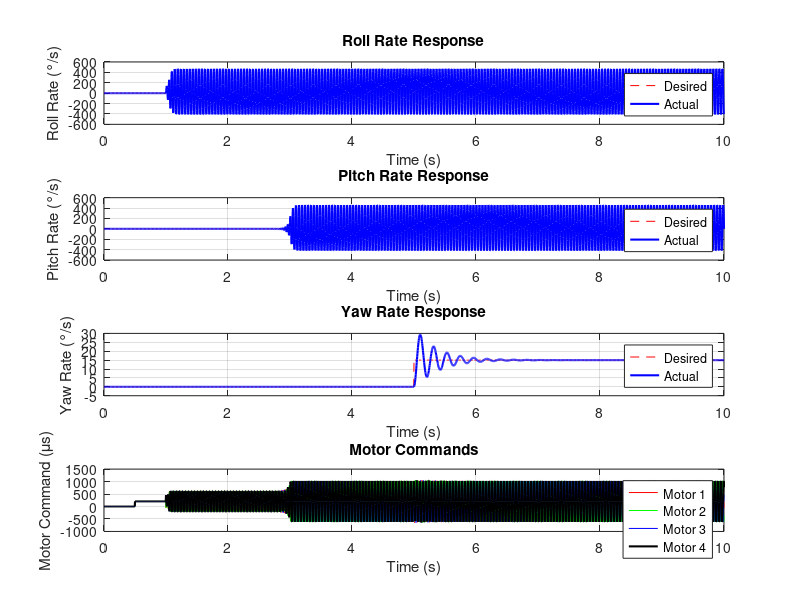
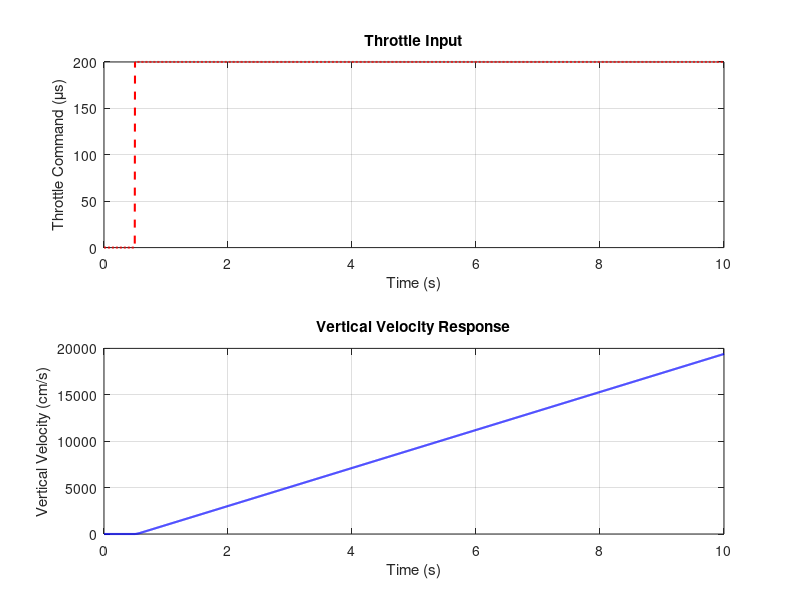

MATLAB code to generate these figures, in order:
%% Drone Linear Flight Simulation
% This simulation models the drone dynamics based on the Carbon Aeronautics Quadcopter Manual
% It implements a linear model that can be used to tune a 3D simulation in Simulink

% This was the starting simulation that I put all of the math into. It does not do much, but it is a good starting point for the rest of the simulations.
% It is a linear model that can be used to tune a 3D simulation in Simulink.
% I split the simulation into two parts: the first part is the linear model, and the second part is the PID controller.

%% Parameters and Constants
% Simulation time parameters
Ts = 0.004;                % Sample time (250 Hz control loop as per p.96)
sim_time = 10;             % Simulation time in seconds
t = 0:Ts:sim_time;         % Time vector
N = length(t);             % Number of samples

% Drone physical parameters
mass = 0.250;              % Drone mass in kg (p.201)
motor_distance_x = 0.08;   % Distance from center to motor in x direction in m (p.201)
motor_distance_y = 0.05;   % Distance from center to motor in y direction in m (p.201)
motor_mass = 0.008;        % Mass of each motor in kg (p.203)
esc_mass = 0.007;          % Mass of each ESC in kg (p.203)

% Moment of inertia calculations - based on p.203
Ix = 4 * motor_mass * motor_distance_x^2 + 4 * esc_mass * (motor_distance_x/2)^2;
Iy = 4 * motor_mass * motor_distance_y^2 + 4 * esc_mass * (motor_distance_y/2)^2;
Iz = 4 * motor_mass * (motor_distance_x^2 + motor_distance_y^2) + ...
     4 * esc_mass * ((motor_distance_x/2)^2 + (motor_distance_y/2)^2);

% Motor and thrust parameters
thrust_coeff = 160;        % Thrust coefficient (g per throttle) from p.191
kV_rating = 5000;          % Motor kV rating (p.195)
motor_tau = 0.03;          % Motor time constant in seconds (p.196)

% PID controller parameters for rate mode - from p.94
P_RateRoll = 0.6; I_RateRoll = 3.5; D_RateRoll = 0.03;
P_RatePitch = 0.6; I_RatePitch = 3.5; D_RatePitch = 0.03;
P_RateYaw = 2; I_RateYaw = 12; D_RateYaw = 0;

% Sensor parameters
sensor_cutoff = 2 * pi * 10; % 10 Hz low-pass filter cutoff frequency (p.198)

% System dynamics transfer functions - based on p.203-209
% Roll and pitch dynamics: 115/s
% Yaw dynamics: 4.8/s
% Vertical velocity dynamics: 2.5/s
roll_dynamics_num = 115;
roll_dynamics_den = [1 0];
pitch_dynamics_num = 115;
pitch_dynamics_den = [1 0];
yaw_dynamics_num = 4.8;
yaw_dynamics_den = [1 0];
vertical_dynamics_num = 2.5;
vertical_dynamics_den = [1 0];

% Motor dynamics transfer function: 1/(0.03s + 1)
motor_dynamics_num = 1;
motor_dynamics_den = [motor_tau 1];

% Sensor dynamics transfer function: (2*pi*10)/(s + 2*pi*10)
sensor_dynamics_num = sensor_cutoff;
sensor_dynamics_den = [1 sensor_cutoff];

%% Input Signals
% Initialize input signals (commands)
input_roll = zeros(N, 1);
input_pitch = zeros(N, 1);
input_yaw = zeros(N, 1);
input_throttle = zeros(N, 1);

% Create test input signals
% Step input for roll at t=1s
roll_step_idx = round(1/Ts) + 1;
input_roll(roll_step_idx:end) = 30;  % 30 degrees/s desired roll rate

% Step input for pitch at t=3s
pitch_step_idx = round(3/Ts) + 1;
input_pitch(pitch_step_idx:end) = 20;  % 20 degrees/s desired pitch rate

% Step input for yaw at t=5s
yaw_step_idx = round(5/Ts) + 1;
input_yaw(yaw_step_idx:end) = 15;  % 15 degrees/s desired yaw rate

% Step input for throttle at t=0.5s
throttle_step_idx = round(0.5/Ts) + 1;
input_throttle(throttle_step_idx:end) = 200;  % Throttle command in μs

%% Create System Models
% Create transfer functions
roll_dynamics_tf = tf(roll_dynamics_num, roll_dynamics_den);
pitch_dynamics_tf = tf(pitch_dynamics_num, pitch_dynamics_den);
yaw_dynamics_tf = tf(yaw_dynamics_num, yaw_dynamics_den);
vertical_dynamics_tf = tf(vertical_dynamics_num, vertical_dynamics_den);
motor_dynamics_tf = tf(motor_dynamics_num, motor_dynamics_den);
sensor_dynamics_tf = tf(sensor_dynamics_num, sensor_dynamics_den);

% Create discrete-time models for simulation
roll_dynamics_d = c2d(roll_dynamics_tf, Ts, 'zoh');
pitch_dynamics_d = c2d(pitch_dynamics_tf, Ts, 'zoh');
yaw_dynamics_d = c2d(yaw_dynamics_tf, Ts, 'zoh');
vertical_dynamics_d = c2d(vertical_dynamics_tf, Ts, 'zoh');
motor_dynamics_d = c2d(motor_dynamics_tf, Ts, 'zoh');
sensor_dynamics_d = c2d(sensor_dynamics_tf, Ts, 'zoh');

%% PID Controller Implementation
% Initialize controller variables
error_rate_roll = zeros(N, 1);
error_rate_pitch = zeros(N, 1);
error_rate_yaw = zeros(N, 1);

prev_error_rate_roll = 0;
prev_error_rate_pitch = 0;
prev_error_rate_yaw = 0;

prev_iterm_rate_roll = 0;
prev_iterm_rate_pitch = 0;
prev_iterm_rate_yaw = 0;

motor_input_roll = zeros(N, 1);
motor_input_pitch = zeros(N, 1);
motor_input_yaw = zeros(N, 1);
motor_input_throttle = zeros(N, 1);

% Initialize state variables
rate_roll_actual = zeros(N, 1);
rate_pitch_actual = zeros(N, 1);
rate_yaw_actual = zeros(N, 1);
vertical_velocity = zeros(N, 1);

rate_roll_measured = zeros(N, 1);
rate_pitch_measured = zeros(N, 1);
rate_yaw_measured = zeros(N, 1);

% Initialize motor outputs
motor_output1 = zeros(N, 1);
motor_output2 = zeros(N, 1);
motor_output3 = zeros(N, 1);
motor_output4 = zeros(N, 1);

% PID controller function (based on p.99)
function [output, error, iterm] = pid_controller(error, prev_error, prev_iterm, P, I, D, Ts)
    % Calculate P term
    pterm = P * error;
    
    % Calculate I term with anti-windup
    iterm = prev_iterm + I * (error + prev_error) * Ts / 2;
    if iterm > 400
        iterm = 400;
    elseif iterm < -400
        iterm = -400;
    end
    
    % Calculate D term
    dterm = D * (error - prev_error) / Ts;
    
    % Calculate PID output with saturation
    output = pterm + iterm + dterm;
    if output > 400
        output = 400;
    elseif output < -400
        output = -400;
    end
end

%% Simulation Loop
for k = 2:N
    % Get measured rotation rates (from previous actual values through sensor dynamics)
    % Using state-space equations directly instead of lsim for single-step simulation
    % For a first-order low-pass filter (2*pi*10)/(s + 2*pi*10)
    % Apply the filter: y(k) = a*y(k-1) + b*u(k-1) where
    % a = exp(-2*pi*10*Ts), b = 1-a
    a = exp(-sensor_cutoff * Ts);
    b = 1 - a;
    rate_roll_measured(k) = a * rate_roll_measured(k-1) + b * rate_roll_actual(k-1);
    rate_pitch_measured(k) = a * rate_pitch_measured(k-1) + b * rate_pitch_actual(k-1);
    rate_yaw_measured(k) = a * rate_yaw_measured(k-1) + b * rate_yaw_actual(k-1);
    
    % Calculate errors
    error_rate_roll(k) = input_roll(k) - rate_roll_measured(k);
    error_rate_pitch(k) = input_pitch(k) - rate_pitch_measured(k);
    error_rate_yaw(k) = input_yaw(k) - rate_yaw_measured(k);
    
    % Execute PID controllers
    [motor_input_roll(k), error_out_roll, iterm_roll] = pid_controller(error_rate_roll(k), prev_error_rate_roll, prev_iterm_rate_roll, P_RateRoll, I_RateRoll, D_RateRoll, Ts);
    [motor_input_pitch(k), error_out_pitch, iterm_pitch] = pid_controller(error_rate_pitch(k), prev_error_rate_pitch, prev_iterm_rate_pitch, P_RatePitch, I_RatePitch, D_RatePitch, Ts);
    [motor_input_yaw(k), error_out_yaw, iterm_yaw] = pid_controller(error_rate_yaw(k), prev_error_rate_yaw, prev_iterm_rate_yaw, P_RateYaw, I_RateYaw, D_RateYaw, Ts);
    
    % Update PID memory
    prev_error_rate_roll = error_out_roll;
    prev_error_rate_pitch = error_out_pitch;
    prev_error_rate_yaw = error_out_yaw;
    
    prev_iterm_rate_roll = iterm_roll;
    prev_iterm_rate_pitch = iterm_pitch;
    prev_iterm_rate_yaw = iterm_yaw;
    
    % Process throttle command
    motor_input_throttle(k) = input_throttle(k);
    
    % Calculate individual motor commands (based on p.103)
    motor_output1(k) = 1.024 * (motor_input_throttle(k) - motor_input_roll(k) - motor_input_pitch(k) - motor_input_yaw(k));
    motor_output2(k) = 1.024 * (motor_input_throttle(k) - motor_input_roll(k) + motor_input_pitch(k) + motor_input_yaw(k));
    motor_output3(k) = 1.024 * (motor_input_throttle(k) + motor_input_roll(k) + motor_input_pitch(k) - motor_input_yaw(k));
    motor_output4(k) = 1.024 * (motor_input_throttle(k) + motor_input_roll(k) - motor_input_pitch(k) + motor_input_yaw(k));
    
    % Apply motor dynamics (first-order system with time constant motor_tau)
    % y(k) = a*y(k-1) + b*u(k-1)
    a_motor = exp(-Ts/motor_tau);
    b_motor = 1 - a_motor;
    
    % Calculate motor outputs with dynamics
    % Initialize motor thrusts if they don't exist
    if ~exist('motor1_thrust', 'var') || isempty(motor1_thrust)
        motor1_thrust = 0;
    end
    if ~exist('motor2_thrust', 'var') || isempty(motor2_thrust)
        motor2_thrust = 0;
    end
    if ~exist('motor3_thrust', 'var') || isempty(motor3_thrust)
        motor3_thrust = 0;
    end
    if ~exist('motor4_thrust', 'var') || isempty(motor4_thrust)
        motor4_thrust = 0;
    end
    
    % Apply first-order dynamics
    motor1_thrust = a_motor * motor1_thrust + b_motor * motor_output1(k-1);
    motor2_thrust = a_motor * motor2_thrust + b_motor * motor_output2(k-1);
    motor3_thrust = a_motor * motor3_thrust + b_motor * motor_output3(k-1);
    motor4_thrust = a_motor * motor4_thrust + b_motor * motor_output4(k-1);
    
    % Apply quadcopter dynamics to calculate actual rotation rates
    roll_input = motor3_thrust + motor4_thrust - motor1_thrust - motor2_thrust;
    pitch_input = motor2_thrust + motor3_thrust - motor1_thrust - motor4_thrust;
    yaw_input = motor2_thrust + motor4_thrust - motor1_thrust - motor3_thrust;
    thrust_input = motor1_thrust + motor2_thrust + motor3_thrust + motor4_thrust;
    
    % For integrator systems (e.g., 115/s), the discrete update is:
    % y(k) = y(k-1) + Ts*gain*u(k-1)
    rate_roll_actual(k) = rate_roll_actual(k-1) + Ts * roll_dynamics_num * roll_input;
    rate_pitch_actual(k) = rate_pitch_actual(k-1) + Ts * pitch_dynamics_num * pitch_input;
    rate_yaw_actual(k) = rate_yaw_actual(k-1) + Ts * yaw_dynamics_num * yaw_input;
    vertical_velocity(k) = vertical_velocity(k-1) + Ts * vertical_dynamics_num * thrust_input;
end

%% Visualize Results
figure;

% Plot Roll Rate Response
subplot(4, 1, 1);
plot(t, input_roll, 'r--', t, rate_roll_actual, 'b-', 'LineWidth', 1.5);
grid on;
xlabel('Time (s)');
ylabel('Roll Rate (°/s)');
legend('Desired', 'Actual');
title('Roll Rate Response');

% Plot Pitch Rate Response
subplot(4, 1, 2);
plot(t, input_pitch, 'r--', t, rate_pitch_actual, 'b-', 'LineWidth', 1.5);
grid on;
xlabel('Time (s)');
ylabel('Pitch Rate (°/s)');
legend('Desired', 'Actual');
title('Pitch Rate Response');

% Plot Yaw Rate Response
subplot(4, 1, 3);
plot(t, input_yaw, 'r--', t, rate_yaw_actual, 'b-', 'LineWidth', 1.5);
grid on;
xlabel('Time (s)');
ylabel('Yaw Rate (°/s)');
legend('Desired', 'Actual');
title('Yaw Rate Response');

% Plot Motor Commands
subplot(4, 1, 4);
plot(t, motor_output1, 'r-', t, motor_output2, 'g-', t, motor_output3, 'b-', t, motor_output4, 'k-', 'LineWidth', 1.5);
grid on;
xlabel('Time (s)');
ylabel('Motor Command (μs)');
legend('Motor 1', 'Motor 2', 'Motor 3', 'Motor 4');
title('Motor Commands');

% Figure for motor inputs and vertical velocity
figure;
subplot(2, 1, 1);
plot(t, input_throttle, 'r--', 'LineWidth', 1.5);
grid on;
xlabel('Time (s)');
ylabel('Throttle Command (μs)');
title('Throttle Input');

subplot(2, 1, 2);
plot(t, vertical_velocity, 'b-', 'LineWidth', 1.5);
grid on;
xlabel('Time (s)');
ylabel('Vertical Velocity (cm/s)');
title('Vertical Velocity Response');

disp('Simulation completed successfully!');